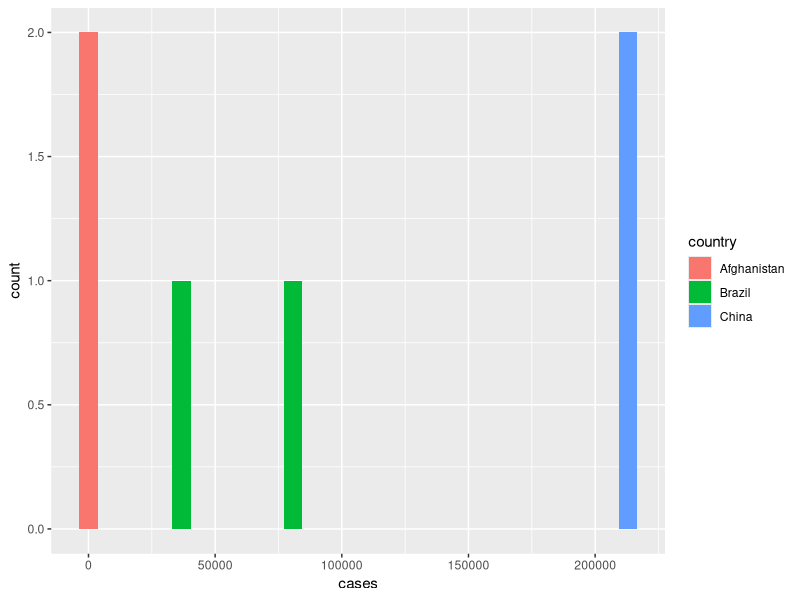

Recreate this plot in R.
## ---- chunk 1
library(tidyr)
## ---- chunk 2
table4a
## ---- chunk 3
table4a_tidy <- gather(table4a, '2000', '1999', key = "year", value = 'cases')
## ---- chunk 4
library(ggplot2)

ggplot(table4a_tidy) +
    geom_histogram(aes(x = cases, fill = country))
## ---- chunk 5
(table4a_tidy <- table4a %>%
    gather('2000', '1999', key = "year", value = 'cases'))
## ---- chunk 6
library(magrittr) # this is what actuallly gives you the pipe
## ---- chunk 7
(table4b_tidy <- table4b %>%
    gather('1999':'2000', key = 'year', value = 'population'))
## ---- chunk 8
library(dplyr)

# use double colon to specify which library you are getting a function from
# base::union()
## ---- chunk 9
left_join(x = table4a_tidy, y = table4b_tidy)
## ---- chunk 10
spread(table2, key = type, value = count)
## ---- chunk 11
table3 %>%
    separate(rate, into = c('cases', 'population'))
## ---- chunk 12
table3 %>%
    separate(rate, into = c('cases', 'population'), sep = '/')
